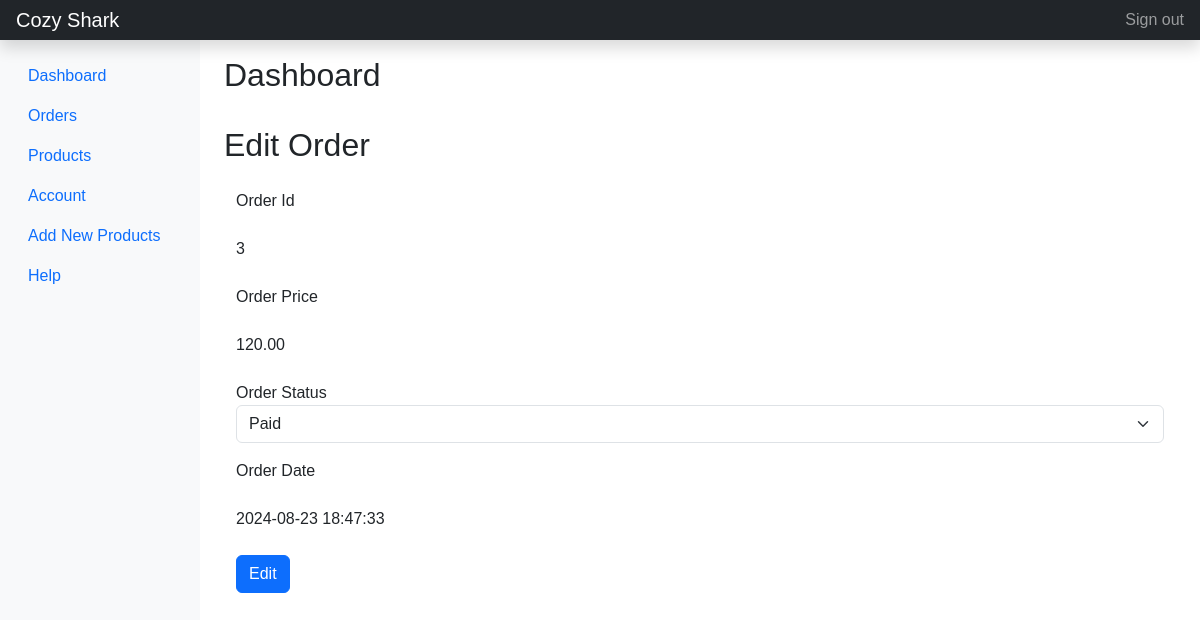
The page /admin/edit_order.php?order_id=3 (signed in) on the database its author committed.
### tables this page shows
CREATE TABLE `orders` (
  `order_id` int(11) NOT NULL,
  `order_cost` decimal(6,2) NOT NULL,
  `order_status` varchar(100) NOT NULL DEFAULT 'on_hold',
  `user_id` int(11) NOT NULL,
  `user_phone` varchar(15) NOT NULL,
  `user_city` varchar(255) NOT NULL,
  `user_address` varchar(255) NOT NULL,
  `order_date` datetime NOT NULL DEFAULT current_timestamp()
);

### admin/edit_order.php (the view, shortened to what this page needs)
<?php include('header.php'); ?>
<?php
if (isset($_GET['order_id'])) {
    $order_id = $_GET['order_id'];
    $stmt = $conn->prepare("SELECT * FROM orders WHERE order_id = ?");
    $stmt->bind_param('i', $order_id);
    $stmt->execute();
    $order = $stmt->get_result()->fetch_all(MYSQLI_ASSOC);
} else if (isset($_POST['edit_order'])) {
    $order_status =  $_POST['order_status'];
    $order_id = $_POST['order_id'];
    $stmt = $conn->prepare("UPDATE orders SET order_status=? WHERE order_id=?");
    $stmt->bind_param('si', $order_status, $order_id);
    if ($stmt->execute()) {
        header('Location: dashboard.php?order_success=Order has been edited successfully!');
        exit;
    } else {
        header('Location: dashboard.php?order_fail=There is an error. Please try again.');
        exit;
    }
} else {
    header('location: dashboard.php');
    exit;
}
?>
<div class="container-fluid">
    <div class="row" style="min-height:1000px;">
        <?php include('sidemenu.php') ?>
        <main class="col-md-9 ms-sm-auto col-lg-10 px-md-4">
            <div class="d-flex justify-content-between flex-wrap flex-md-nowrap align-items-center pt-3 pb-2 mb-3">
                <h1 class="h2">Dashboard</h1>
            </div>
            <h2>Edit Order</h2>
            <div class="table-responsive">
                <div class="mx-auto container">
                    <form id="edit-order-form" method="POST" action="edit_order.php">
                        <?php if ($order) { ?>
                            <?php foreach ($order as $r) { ?>
                                <div class="form-group my-3">
                                    <label>Order Id</label>
                                    <p class="my-4"><?php echo $r['order_id'] ?></p>
                                </div>
                                <div class="form-group my-3">
                                    <label>Order Price</label>
                                    <p class="my-4"><?php echo $r['order_cost'] ?></p>
                                </div>
                                <div class="form-group my-3">
                                    <label>Order Status</label>
                                    <select class="form-select" required name="order_status">
                                        <option value="paid" <?php if ($r['order_status'] == 'paid') {
                                                                    echo "selected";
                                                                } ?>>Paid</option>
                                    </select>
                                </div>
                                <div class="form-group my-3">
                                    <label>Order Date</label>
                                    <p class="my-4"><?php echo $r['order_date'] ?></p>
                                </div>
                                <div class="form-group mt-3">
                                    <input type="submit" class="btn btn-primary" name="edit_order" value="Edit">
                                </div>
                            <?php } ?>
                        <?php } else { ?>
                            <p>No order found.</p>
                        <?php } ?>
                    </form>
                </div>
            </div>
        </main>
    </div>
</div>

### admin/style.css (style rules this page uses)
* { margin: 0; padding: 0; box-sizing: border-box; font-family: "poppins", sans-serif; }

### rows shown on the page
orders: order_id "3", order_cost "120.00", order_status "Paid", order_date "2024-08-23 18:47:33"
